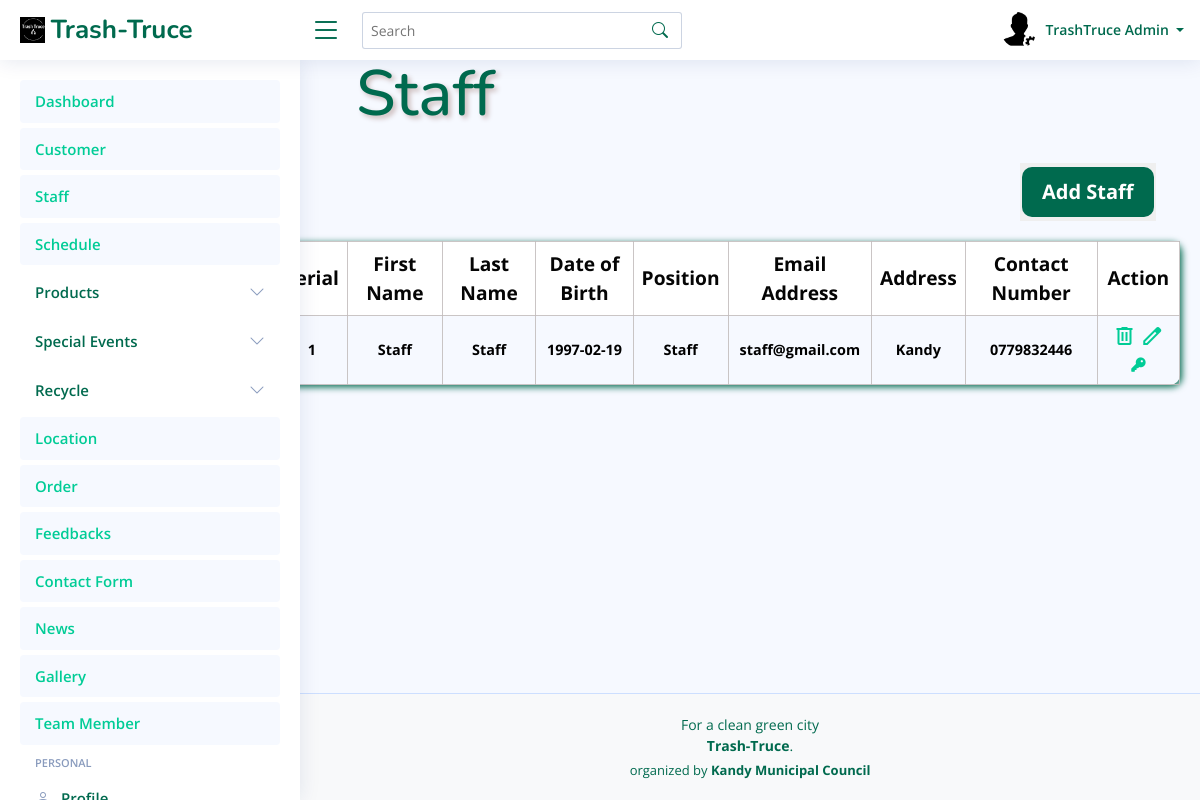
The page /admin_TrashTruce/Staff.php (signed in) on the database its author committed.
### tables this page shows
CREATE TABLE `staff` (
  `ID` int(11) NOT NULL,
  `First_Name` text NOT NULL,
  `Last_Name` text NOT NULL,
  `position` text NOT NULL,
  `DOB` text NOT NULL,
  `Email` text NOT NULL,
  `Password` text NOT NULL,
  `Contact` text NOT NULL,
  `Address` text NOT NULL,
  `Date` timestamp NOT NULL DEFAULT current_timestamp() ON UPDATE current_timestamp()
);

### FO/admin.php (called while the page is built, shortened)
<?php
class admin
{
    public static function GetAdmin($ID)
    {
        try {
            $query = "SELECT `ID`, `Full_Name`, `Image`, `About`, `Job`, `Address`, `Phone`, `Email`, `password` FROM `admin` WHERE `ID` = :ID ";
            $conn = Conn::GetConnection();
            $st = $conn->prepare($query);
            $st->bindValue(":ID", $ID, PDO::PARAM_INT);
            $st->execute();
            $r = $st->fetch(PDO::FETCH_ASSOC);
            if ($r) {
                $admin = new admin();
                $admin->ID = $r['ID'];
                $admin->fullname = $r['Full_Name'];
                $admin->image = $r['Image'];
                $admin->about = $r['About'];
                $admin->job = $r['Job'];
                $admin->address = $r['Address'];
                $admin->phone = $r['Phone'];
                $admin->email = $r['Email'];
                $admin->password = $r['password'];
                return $admin;
            }
            return null;
        } catch (Exception $th) {
            throw $th;
        }
    }
}
?>

### FO/Staff.php (called while the page is built, shortened)
<?php
class staff{
    public static function GetStaffs()
    {
        try {
            $query = "SELECT `ID`, `First_Name`, `Last_Name`,`position`, `DOB`, `Email`, `Password`, `Contact`, `Address`, `Date` FROM `staff`";
            $conn = Conn::GetConnection();
            $result = $conn->query($query);
            $staffs = array();
            foreach ($result->fetchAll() as $r) {
                $staff = new staff();
                $staff->ID = $r['ID'];
                $staff->fname = $r['First_Name'];
                $staff->lname = $r['Last_Name'];
                $staff->position = $r['position'];
                $staff->dob = $r['DOB'];
                $staff->address = $r['Address'];
                $staff->email = $r['Email'];
                $staff->phone = $r['Contact'];
                $staff->password = $r['Password'];
                $staff->date = $r['Date'];
                array_push($staffs, $staff);
            }
            return $staffs;
        } catch (Exception $th) {
            throw $th;
        }
    }
}
?>

### admin_TrashTruce/Staff.php (the view, shortened to what this page needs)
<?php
include('../FO/Staff.php');
if (isset($_GET['search']) && !empty($_GET['search'])) {
    $search = $_GET['search'];
    $staff = staff::SearchStaff($search);
} else {
    $staff = staff::GetStaffs();
}
?>
<!DOCTYPE html>
<html lang="en">
<head>
    <link rel="stylesheet" href="assets/css/View.css">
    <link rel="stylesheet" href="https://cdnjs.cloudflare.com/ajax/libs/font-awesome/6.5.1/css/all.min.css">
</head>
<body>
<div>
    <?php include "Header.php"; ?>
</div>
<div class="main">
    <div class="colorbar">
        <h1>Staff</h1>
    </div>
    <div class="btnAll">
        <div class="btnAllDlt"><button class="btn10"><a href="AddStaff.php">Add Staff</a></button></div>
    </div>
    <div class="intro">
        <table>
            <tr>
                <th>Serial</th>
                <th>First Name</th>
                <th>Last Name</th>
                <th>Date of Birth</th>
                <th>Position</th>
                <th>Email Address</th>
                <th>Address</th>
                <th>Contact Number</th>
                <th>Action</th>
            </tr>
            <?php if (count($staff) > 0): ?>
                <?php foreach ($staff as $index => $staffMember): ?>
                    <tr>
                        <td><?php echo $index + 1; ?></td>
                        <td><?php echo $staffMember->fname; ?></td>
                        <td><?php echo $staffMember->lname; ?></td>
                        <td><?php echo $staffMember->dob; ?></td>
                        <td><?php echo $staffMember->position; ?></td>
                        <td><?php echo $staffMember->email; ?></td>
                        <td><?php echo $staffMember->address; ?></td>
                        <td><?php echo $staffMember->phone; ?></td>
                        <td>
                            <a href="deleteStaff.php?id=<?php echo $staffMember->ID; ?>" onclick="return confirm('Are you sure you want to delete this staff member?');">
                                <span class="material-symbols-outlined">delete</span>
                            </a>
                            <a href="EditStaff.php?id=<?php echo $staffMember->ID; ?>">
                                <span class="material-symbols-outlined">edit</span>
                            </a>
                            <a href="ChangePwd.php?id=<?php echo $staffMember->ID; ?>">
                                <i class="fa-solid fa-key"></i>
                            </a>
                        </td>
                    </tr>
                <?php endforeach; ?>
            <?php else: ?>
                <tr>
                    <td colspan="9">No Staff Details Found.</td>
                </tr>
            <?php endif; ?>
        </table>
    </div>
</div>
<div>
</div>
</body>
</html>

### admin_TrashTruce/Header.php (shortened to what this page needs)
<?php
include_once('../FO/admin.php');
?>
<!DOCTYPE html>
<html lang="en">
<head>
  <link href="assets/vendor/bootstrap/css/bootstrap.min.css" rel="stylesheet">
  <link href="assets/vendor/bootstrap-icons/bootstrap-icons.css" rel="stylesheet">
  <link href="assets/vendor/boxicons/css/boxicons.min.css" rel="stylesheet">
  <link href="assets/vendor/quill/quill.snow.css" rel="stylesheet">
  <link href="assets/vendor/quill/quill.bubble.css" rel="stylesheet">
  <link href="assets/vendor/remixicon/remixicon.css" rel="stylesheet">
  <link href="assets/vendor/simple-datatables/style.css" rel="stylesheet">
  <link href="assets/css/style.css" rel="stylesheet">
</head>
<body>
  <header id="header" class="header fixed-top d-flex align-items-center">
    <div class="d-flex align-items-center justify-content-between">
      <a href="index.html" class="logo d-flex align-items-center">
        <img src="assets/img/Untitled 1 (1).png" alt="">
        <span class="d-none d-lg-block">Trash-Truce</span>
      </a>
      <i class="bi bi-list toggle-sidebar-btn"></i>
    </div>
    <div class="search-bar">
      <form class="search-form d-flex align-items-center" method="GET" action="">
        <input type="text" name="search" placeholder="Search" value="<?php echo isset($_GET['search']) ? htmlspecialchars($_GET['search']) : ''; ?>" title="Enter search keyword">
        <button type="submit" title="Search"><i class="bi bi-search"></i></button>
      </form>
  </div>
    <nav class="header-nav ms-auto">
      <ul class="d-flex align-items-center">
        <li class="nav-item dropdown pe-3">
    <a class="nav-link nav-profile d-flex align-items-center pe-0" href="#" data-bs-toggle="dropdown">
        <?php
        $adminID = 1;
        $admin = admin::GetAdmin($adminID);
        if ($admin && !empty($admin->image)) {
            echo '<img src="' . $admin->image . '" alt="Profile" class="rounded-circle">';
        } else {
            echo '<img src="assets/img/default-profile-img.jpg" alt="Profile" class="rounded-circle">';
        }
        ?>
        <span class="d-none d-md-block dropdown-toggle ps-2">
            <?php
            if ($admin) {
                echo $admin->fullname;
            } else {
                echo "Admin Name";
            }
            ?>
        </span>
    </a>
        </li>
      </ul>
    </nav>
  </header>
  <aside id="sidebar" class="sidebar">
    <ul class="sidebar-nav" id="sidebar-nav">
      <li class="nav-item">
        <a class="nav-link " href="Dashboard.php">
          <span>Dashboard</span>
        </a>
      </li>
      <li class="nav-item">
        <a class="nav-link " href="Customer.php">
          <span>Customer</span>
        </a>
      </li>
      <li class="nav-item">
        <a class="nav-link " href="Staff.php">
          <span>Staff</span>
        </a>
      </li>
      <li class="nav-item">
        <a class="nav-link " href="Schedule.php">
          <span>Schedule</span>
        </a>
      </li>
      <li class="nav-item">
        <a class="nav-link collapsed" data-bs-target="#components-nav" data-bs-toggle="collapse" href="Products.php">
         <span>Products</span><i class="bi bi-chevron-down ms-auto"></i>
        </a>
      </li>
      <li class="nav-item">
        <a class="nav-link collapsed" data-bs-target="#components-nav" data-bs-toggle="collapse" href="#">
         <span>Special Events</span><i class="bi bi-chevron-down ms-auto"></i>
        </a>
      </li>
      <li class="nav-item">
        <a class="nav-link collapsed" data-bs-target="#components-nav" data-bs-toggle="collapse" href="#">
         <span>Recycle</span><i class="bi bi-chevron-down ms-auto"></i>
        </a>
      </li>
      <li class="nav-item">
        <a class="nav-link " href="Location.php">
          <span>Location</span>
        </a>
      </li>
      <li class="nav-item">
        <a class="nav-link " href="Order.php">
          <span>Order</span>
        </a>
      </li>
      <li class="nav-item">
        <a class="nav-link " href="Feedback.php">
          <span>Feedbacks</span>
        </a>
      </li>
      <li class="nav-item">
        <a class="nav-link " href="ContactUs.php">
          <span>Contact Form</span>
        </a>
      </li>
      <li class="nav-item">
        <a class="nav-link " href="News.php">
          <span>News</span>
        </a>
      </li>
      <li class="nav-item">
        <a class="nav-link " href="Gallery.php">
          <span>Gallery</span>
        </a>
      </li>
      <li class="nav-item">
        <a class="nav-link " href="Team.php">
          <span>Team Member</span>
        </a>
      </li>
      <li class="nav-heading">Personal</li>
      <li class="nav-item">
        <a class="nav-link collapsed" href="Profile.php">
          <i class="bi bi-person"></i>
          <span>Profile</span>
        </a>
      </li>
    </ul>
  </aside>
</body>
</html>

### admin_TrashTruce/assets/css/View.css (style rules this page uses)
body { font-family: "Open Sans", sans-serif; background: #f6f9ff; color: #444444; }
.main { padding: 0; }
.colorbar h1 { color: #006A4E; font-family: "Nunito", sans-serif; padding: 20px; text-shadow: 3px 3px 5px rgb(204, 188, 188); margin-left: 50px; font-size: 4em; margin-left: 28%; margin-top: 3%; }
.intro { margin-top: 0px; margin-left: 23%; margin-right: 20px; }
table { width: 100%; border-collapse: collapse; color: rgb(5, 5, 5); border-radius: 10px; box-shadow: 2px 2px 7px #006A4E; border-radius: 10px; }
table th { border: 1px solid #c2bcbcdd; border-radius: 2px; padding: 8px; text-align: center; font-size: 1.2em; }
table td { border: 1px solid #c2bcbcdd; border-radius: 2px; padding: 8px; text-align: center; color: black; font-size: 0.9em; font-weight: bold; }
table th { background-color:white }
.btn10 { border: none; padding: 0; }
.btnAllDlt { margin-left: 85%; margin-top: 10px; font-size: 1.3em; margin-bottom: 20px; border: none; }
.btnAllDlt a { background: #006A4E; border: none; color: white; padding: 10px 20px; text-align: center; text-decoration: none; display: inline-block; font-size: 20px; font-weight: bold; font-family: "Open Sans", sans-serif; margin: 4px 2px; cursor: pointer; border-radius: 10px; }

### admin_TrashTruce/assets/css/style.css (style rules this page uses)
:root { scroll-behavior: smooth; }
body { font-family: "Open Sans", sans-serif; background:#f6f9ff; color: #444444; }
a { color: #00cc96; text-decoration: none; }
h1, h2, h3, h4, h5, h6 { font-family: "Nunito", sans-serif; }
.logo { line-height: 1; }
@media (min-width: 1200px) { .logo { width: 280px; } }
.logo img { max-height: 26px; margin-right: 6px; }
.logo span { font-size: 26px; font-weight: 700; color: #006A4E; font-family: "Nunito", sans-serif; }
.header { transition: all 0.5s; z-index: 997; height: 60px; box-shadow: 0px 2px 20px rgba(1, 41, 112, 0.1); background-color: #fff; padding-left: 20px; }
.header .toggle-sidebar-btn { font-size: 32px; padding-left: 10px; cursor: pointer; color: #006A4E; }
.header .search-bar { min-width: 360px; padding: 0 20px; }
.header .search-form { width: 100%; }
.header .search-form input { border: 0; font-size: 14px; color: #006A4E; border: 1px solid rgba(1, 41, 112, 0.2); padding: 7px 38px 7px 8px; border-radius: 3px; transition: 0.3s; width: 100%; }
.header .search-form button { border: 0; padding: 0; margin-left: -30px; background: none; }
.header .search-form button i { color: #006A4E; }
.header-nav ul { list-style: none; }
.header-nav>ul { margin: 0; padding: 0; }
.header-nav .nav-profile { color: #006A4E; }
.header-nav .nav-profile img { max-height: 36px; }
.header-nav .nav-profile span { font-size: 14px; font-weight: 600; }
.sidebar { position: fixed; top: 60px; left: 0; bottom: 0; width: 300px; z-index: 996; transition: all 0.3s; padding: 20px; overflow-y: auto; scrollbar-width: thin; scrollbar-color: #aab7cf transparent; box-shadow: 0px 0px 20px rgba(1, 41, 112, 0.1); background-color: #fff; }
@media (min-width: 1200px) { #main, #footer { margin-left: 300px; } }
.sidebar-nav { padding: 0; margin: 0; list-style: none; }
.sidebar-nav li { padding: 0; margin: 0; list-style: none; }
.sidebar-nav .nav-item { margin-bottom: 5px; }
.sidebar-nav .nav-heading { font-size: 11px; text-transform: uppercase; color: #899bbd; font-weight: 600; margin: 10px 0 5px 15px; }
.sidebar-nav .nav-link { display: flex; align-items: center; font-size: 15px; font-weight: 600; color: #00cc96; transition: 0.3; background: #f6f9ff; padding: 10px 15px; border-radius: 4px; }
.sidebar-nav .nav-link i { font-size: 16px; margin-right: 10px; color: #00cc96; }
.sidebar-nav .nav-link.collapsed { color: #006A4E; background: #fff; }
.sidebar-nav .nav-link.collapsed i { color: #899bbd; }
.sidebar-nav .nav-link .bi-chevron-down { margin-right: 0; transition: transform 0.2s ease-in-out; }
.footer { padding: 20px 0; font-size: 14px; transition: all 0.3s; border-top: 1px solid #cddfff; }
.footer .copyright { text-align: center; color: #006A4E; }
.footer .credits { padding-top: 5px; text-align: center; font-size: 13px; color: #006A4E; }
.logo img { max-width: 100%; height: auto; }

### rows shown on the page
staff: First_Name "Staff", Last_Name "Staff", DOB "1997-02-19", position "Staff", Email "staff@gmail.com", Address "Kandy", Contact "0779832446"

### other values the page prints
$admin->fullname "TrashTruce Admin"
